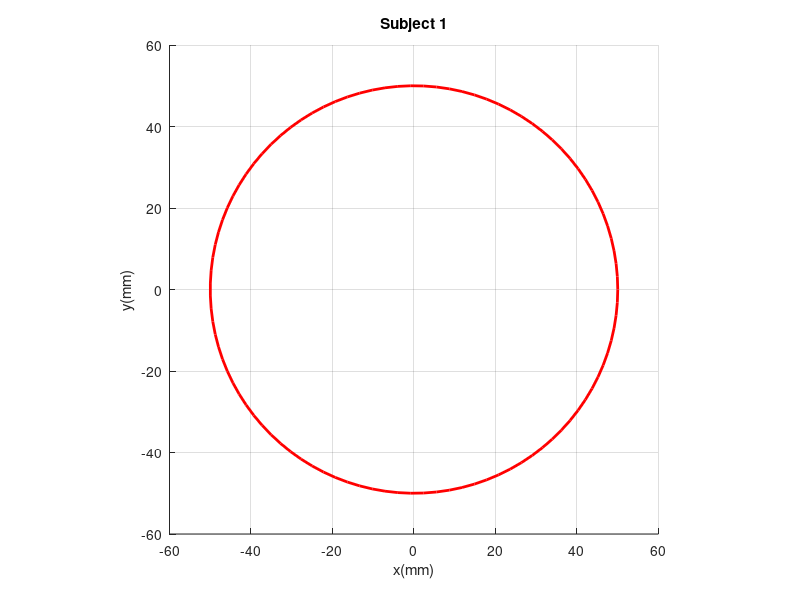

This figure's MATLAB source: (Note: this script raises an error after producing the figure.)
% Cargar todas las variables del archivo DataHorizontal.mat
data = load('DataCircular.mat');

% Crear una estructura para almacenar cada tabla en un formato iterativo
DataStruct = struct();

% Iterar sobre cada variable cargada y almacenarla en la estructura
variableNames = fieldnames(data); % Obtener los nombres de las variables
for i = 1:numel(variableNames)
    DataStruct.(variableNames{i}) = data.(variableNames{i});
end


% Parámetros del círculo
radio = 0.05*1000;
theta = linspace(0, 2*pi, 100); % Ángulo para el círculo

% Coordenadas del círculo
x_circle = radio * cos(theta);
y_circle = radio * sin(theta);
legends{1} = ['Reference'];
% Crear la figura
figure;
hold on;
axis equal;
xlabel('x(mm)');
ylabel('y(mm)');
title('Subject 1');

% Dibujar el círculo
plot(x_circle, y_circle, 'Color', 'r', 'LineWidth', 2); % Círculo en color negro

% Dibujar la cruz dentro del círculo
%line([-radio, radio], [0, 0], 'Color', 'r', 'LineWidth', 2); % Línea horizontal
%line([0, 0], [-radio, radio], 'Color', 'r', 'LineWidth', 2); % Línea vertical con mayor grosor


% Configuración de los ejes
xlim([-radio*1.2, radio*1.2]);
ylim([-radio*1.2, radio*1.2]);
grid on;



% Ejemplo de cómo iterar sobre cada conjunto de datos en DataStruct
for i = 1:numel(variableNames)
    currentData = DataStruct.(variableNames{i});
    disp(['Procesando: ' variableNames{i}]);
    
    
    % Aquí puedes realizar operaciones sobre cada conjunto de datos
    x = currentData.x - 0.54;  % Ejemplo: ajustando x
    y = currentData.y - 0.1;   % Ejemplo: ajustando y
    
    x = x/1.54*1000;
    y = y/1.35*1000;
    % Crear el plot de x contra y
    [theta, r] = cart2pol(x, y);
    dr = r-50;
    r = dr*0.7+50;
    [x, y] = pol2cart(theta, r);
    plot(y, x)
    [theta, r] = cart2pol(x, y);
    r = r-50;
    % Cálculo de indicadores estadísticos
    MSE = mean(r.^2); 
    media = mean(r);
    maxi = max(r);
    mini = min(r);
    
    tiempo = (max(currentData.timestamp) - min(currentData.timestamp))*2;

    disp(['  MSE para ', variableNames{i}, ': ', num2str(MSE)]);
    disp(['  Mediana para ', variableNames{i}, ': ', num2str(media)]);
    disp(['  MAX para ', variableNames{i}, ': ', num2str(maxi)]);
    disp(['  MIN para ', variableNames{i}, ': ', num2str(mini)]);
    disp(['  TIME para ', variableNames{i}, ': ', num2str(tiempo)]);
    
    legends{i+1} = ['Trial ', num2str(i)];
end
% Agregar todas las leyendas al final del bucle
legend(legends);  % Mostrar todas las leyendas juntas
hold off;  % Terminar de apilar gráficos

saveas(gcf, 'Circular_plot.png');  % Guarda como archivo PNG


% Cargar todas las variables del archivo DataHorizontal.mat
data = load('DataHorizontal.mat');

% Crear una estructura para almacenar cada tabla en un formato iterativo
DataStruct = struct();

% Iterar sobre cada variable cargada y almacenarla en la estructura
variableNames = fieldnames(data); % Obtener los nombres de las variables
for i = 1:numel(variableNames)
    DataStruct.(variableNames{i}) = data.(variableNames{i});
end


% Parámetros del círculo
radio = 0.05*1000;
theta = linspace(0, 2*pi, 100); % Ángulo para el círculo

% Coordenadas del círculo
x_circle = radio * cos(theta);
y_circle = radio * sin(theta);
legends{1} = ['Reference'];
% Crear la figura
figure;
hold on;
axis equal;
xlabel('x(mm)');
ylabel('y(mm)');
title('Subject 1');

% Dibujar el círculo
%plot(x_circle, y_circle, 'k'); % Círculo en color negro

% Dibujar la cruz dentro del círculo
line([-radio, radio], [0, 0], 'Color', 'r', 'LineWidth', 2); % Línea horizontal
%line([0, 0], [-radio, radio], 'Color', 'r', 'LineWidth', 2); % Línea vertical con mayor grosor


% Configuración de los ejes
xlim([-radio*1.2, radio*1.2]);
ylim([-radio*1.2, radio*1.2]);
grid on;



% Ejemplo de cómo iterar sobre cada conjunto de datos en DataStruct
for i = 1:numel(variableNames)
    currentData = DataStruct.(variableNames{i});
    disp(['Procesando: ' variableNames{i}]);
    
    
    % Aquí puedes realizar operaciones sobre cada conjunto de datos
    x = currentData.x - 0.55;  % Ejemplo: ajustando x
    y = currentData.y - 0.1;   % Ejemplo: ajustando y
    
    x = x*1000;
    y = y*1000;
    % Crear el plot de x contra y
    plot(y, x)
    
    
    % Cálculo de indicadores estadísticos
    MSE = mean(x.^2); 
    media = mean(x);
    maxi = max(x);
    mini = min(x);
    
    tiempo = max(currentData.timestamp) - min(currentData.timestamp)

    disp(['  MSE para ', variableNames{i}, ': ', num2str(MSE)]);
    disp(['  Mediana para ', variableNames{i}, ': ', num2str(media)]);
    disp(['  MAX para ', variableNames{i}, ': ', num2str(maxi)]);
    disp(['  MIN para ', variableNames{i}, ': ', num2str(mini)]);
    disp(['  TIME para ', variableNames{i}, ': ', num2str(tiempo)]);
    legends{i+1} = ['Trial ', num2str(i)];
end
% Agregar todas las leyendas al final del bucle
legend(legends);  % Mostrar todas las leyendas juntas
hold off;  % Terminar de apilar gráficos

saveas(gcf, 'Horizontal_plot.png');  % Guarda como archivo PNG


% Cargar todas las variables del archivo DataHorizontal.mat
data = load('DataVertical.mat');

% Crear una estructura para almacenar cada tabla en un formato iterativo
DataStruct = struct();

% Iterar sobre cada variable cargada y almacenarla en la estructura
variableNames = fieldnames(data); % Obtener los nombres de las variables
for i = 1:numel(variableNames)
    DataStruct.(variableNames{i}) = data.(variableNames{i});
end


% Parámetros del círculo
radio = 0.05*1000;
theta = linspace(0, 2*pi, 100); % Ángulo para el círculo

% Coordenadas del círculo
x_circle = radio * cos(theta);
y_circle = radio * sin(theta);
legends{1} = ['Reference'];
% Crear la figura
figure;
hold on;
axis equal;
xlabel('x(mm)');
ylabel('y(mm)');
title('Subject 1');

% Dibujar el círculo
%plot(x_circle, y_circle, 'k'); % Círculo en color negro

% Dibujar la cruz dentro del círculo
%line([-radio, radio], [0, 0], 'Color', 'r', 'LineWidth', 2); % Línea horizontal
line([0, 0], [-radio, radio], 'Color', 'r', 'LineWidth', 2); % Línea vertical con mayor grosor


% Configuración de los ejes
xlim([-radio*1.2, radio*1.2]);
ylim([-radio*1.2, radio*1.2]);
grid on;



% Ejemplo de cómo iterar sobre cada conjunto de datos en DataStruct
for i = 1:numel(variableNames)
    currentData = DataStruct.(variableNames{i});
    disp(['Procesando: ' variableNames{i}]);
    
    
    % Aquí puedes realizar operaciones sobre cada conjunto de datos
    x = currentData.x - 0.55;  % Ejemplo: ajustando x
    y = currentData.y - 0.1;   % Ejemplo: ajustando y
    
    x = x/1.8*1000;
    y = y/2.5*1000;
    % Crear el plot de x contra y
    plot(y, x)
    
    
    % Cálculo de indicadores estadísticos
    MSE = mean(y.^2); 
    media = mean(y);
    maxi = max(y);
    mini = min(y);
    tiempo = max(currentData.timestamp)*2 - min(currentData.timestamp)*2


    disp(['  MSE para ', variableNames{i}, ': ', num2str(MSE)]);
    disp(['  Mediana para ', variableNames{i}, ': ', num2str(media)]);
    disp(['  MAX para ', variableNames{i}, ': ', num2str(maxi)]);
    disp(['  MIN para ', variableNames{i}, ': ', num2str(mini)]);
    disp(['  TIME para ', variableNames{i}, ': ', num2str(tiempo)]);

    legends{i+1} = ['Trial ', num2str(i)];
end
% Agregar todas las leyendas al final del bucle
legend(legends);  % Mostrar todas las leyendas juntas
hold off;  % Terminar de apilar gráficos

saveas(gcf, 'Vertical_plot.png');  % Guarda como archivo PNG

